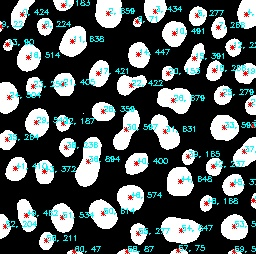
#> input picture output/cellct/cell_stats.jpg, 256 x 254 px; its folder holds only this picture in this run
$ python dip_hw2_region_analysis.py --image output/cellct/cell_stats.jpg
#> lines starting #> are read from the running program, lines starting #| are printed output that depends on the picture; after the words box and inside, x2 and y2 are one past the last pixel; in counts of white or black regions, pixels touching at a corner belong together
### region_analysis/binary_image.py
import numpy as np

threshold = 0


def avg(hist, split, first_section):
    if first_section:
        iterator_range = range(0, split)
    else:
        iterator_range = range(split, len(hist))

    s = 0
    length = 0
    for i in iterator_range:
        s += hist[i] * i
        length += hist[i]

    if length == 0:
        return 0

    return s / length


def weight(hist_split, sum_hist):
    return sum(hist_split) / sum_hist


class BinaryImage:

    def __init__(self):
        pass

    def compute_histogram(self, image):
        """Computes the histogram of the input image
        takes as input:
        image: a grey scale image
        returns a histogram as a list"""

        hist = [0] * 256

        for r in image:
            for c in r:
                hist[c] += 1

        return hist

    def find_otsu_threshold(self, hist):
        global threshold
        """analyses a histogram it to find the otsu's threshold assuming that the input hstogram is bimodal histogram
        takes as input
        hist: a bimodal histogram
        returns: an optimal threshold value (otsu's threshold)"""

        max_variance = 0
        num_pixels = sum(hist)

        for i in range(1, len(hist)):
            firstSplit = hist[:i]
            secondSplit = hist[i:]
            first_weight = weight(firstSplit, num_pixels)
            second_weight = weight(secondSplit, num_pixels)
            first_avg = avg(hist, i, True)
            second_avg = avg(hist, i, False)

            weight_mult = first_weight * second_weight

            curr_variance = weight_mult * pow(first_avg - second_avg, 2)
            if curr_variance > max_variance:
                max_variance = curr_variance
                threshold = i

        return threshold

    def binarize(self, image):
        """Comptues the binary image of the the input image based on histogram analysis and thresholding
        take as input
        image: a grey scale image
        returns: a binary image"""


        bin_img = image.copy()
        rows, cols = np.shape(bin_img)

        for r in range(rows):
            for c in range(cols):
                if bin_img[r][c] >= threshold:
                    bin_img[r][c] = 0
                else:
                    bin_img[r][c] = 255

        return bin_img

### region_analysis/cell_counting.py
import cv2
import numpy as np

dr = [-1, 0, 0, 1]
dc = [0, -1, 1, 0]
dirs = 4


def inRange(image, point):
    r, c = point
    rows, cols = np.shape(image)

    return 0 <= r < rows and 0 <= c < cols


def dfs(image, point, corners):
    if (not inRange(image, point)) or image[point] == 0:
        return 0

    image[point] = 0
    r, c = point
    counter = 1

    #left
    corners[0] = min(corners[0], c)
    #right
    corners[1] = max(corners[1], c)
    #bottom
    corners[2] = max(corners[2], r)
    #top is initial row by default

    for i in range(0, dirs):
        counter += dfs(image, (r + dr[i], c + dc[i]), corners)

    return counter


class CellCounting:
    def __init__(self):
        pass

    @staticmethod
    def blob_coloring(image):
        """Implement the blob coloring algorithm
        takes a input:
        image: binarc image
        return: a list/dict of regions"""
        image = image.copy()

        regions = dict()
        rows, cols = np.shape(image)

        for r in range(rows):
            for c in range(cols):
                if image[r, c] == 255:
                    corners = [c, c, r]
                    pixels = dfs(image, (r, c), corners)

                    if pixels < 15:
                        continue

                    vertical_center = int((corners[2] - r) / 2) + r
                    horizontal_center = int((corners[1] - corners[0]) / 2) + corners[0]

                    regions[vertical_center, horizontal_center] = pixels

        return regions

    # [45 lines left out: functions compute_statistics, mark_image_regions, not called in this run]

### dip_hw2_region_analysis.py
"""dip_hw1.py: Starter file to run howework 1"""
# Example Usage: ./dip_hw1_region_analysis -i imagename.jpg
import cv2
import sys

import matplotlib
import matplotlib.pyplot as plt

from argparse import ArgumentParser
from region_analysis import binary_image as bi
from region_analysis import cell_counting as cc
from compression import run_length_encoding as rle

matplotlib.use('Agg')

__author__ = "Pranav Mantini"
__email__ = "pmantini@uh.edu"
__version__ = "1.0.0"


def display_image(window_name, image):
    """A function to display image"""
    cv2.namedWindow(window_name)
    cv2.imshow(window_name, image)
    cv2.waitKey(0)


def main():
    """ The main funtion that parses input arguments, calls the approrpiate
     interpolation method and writes the output image"""

    parser = ArgumentParser()
    parser.add_argument("-i", "--image", dest="image",
                        help="specify the name of the image", metavar="IMAGE")
    args = parser.parse_args()

    if args.image is None:
        print("Please specify the name of image")
        print("use the -h option to see usage information")
        sys.exit(2)
    else:
        input_image = cv2.imread(args.image, 0)
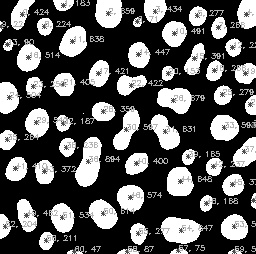
#> input_image: shape (254, 256); min 0, max 255, mean 86.8

    bin_img = bi.BinaryImage()
    hist = bin_img.compute_histogram(input_image)
#> after the loop in compute_histogram, `for r in image:`: hist = 256 values, max 31790 at index 0, min 0 at index 9, mean 254

    output_directory = 'output/cellct/'
    output_directory_compress = 'output/Compression/'

    plt.plot(hist)
    plt.savefig(output_directory + "hist.png")
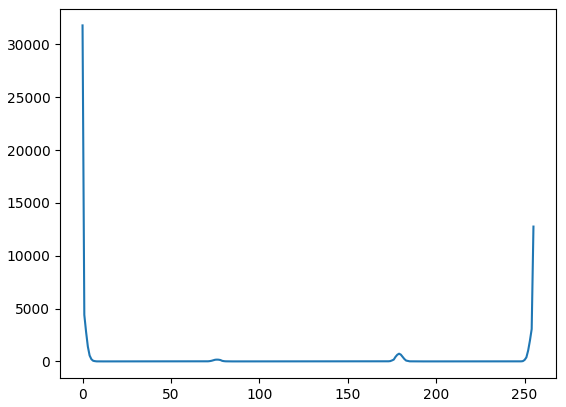
#> figure drawn by matplotlib, 1 panel; curve peaks at x = 0, y = 31790

    threshold = bin_img.find_otsu_threshold(hist)
#> in find_otsu_threshold, `num_pixels = sum(hist)`: num_pixels = 65024
#> the loop in find_otsu_threshold, `for i in range(1, len(hist)):` made 255 passes
#> (firstSplit, first_weight, second_weight, first_avg, second_avg, weight_mult, curr_variance, max_variance) on passes 1 to 6: ([31790], 0.489, 0.511, 0, 169.7, 0.25, 7199.3, 7199.3), ([31790, 4401], 0.557, 0.443, 0.122, 195.5, 0.247, 9420.5, 9420.5), ([31790, 4401, 2790], 0.599, 0.401, 0.256, 216.2, 0.24, 11198.9, 11198.9), ([31790, 4401, 2790, 1400], 0.621, 0.379, 0.351, 228.3, 0.235, 12233.2, 12233.2), ([31790, 4401, 2790, 1400, 558], 0.63, 0.37, 0.401, 233.5, 0.233, 12675, 12675), ([31790, 4401, 2790, 1400, 558, 208], 0.633, 0.367, 0.424, 235.5, 0.232, 12843.4, 12843.4)
#> (first_weight, second_weight, first_avg, second_avg, weight_mult, curr_variance) on passes 14 to 19: (0.634, 0.366, 0.437, 236.4, 0.232, 12913.9), (0.634, 0.366, 0.437, 236.4, 0.232, 12913.9), (0.634, 0.366, 0.437, 236.4, 0.232, 12913.9), (0.634, 0.366, 0.437, 236.4, 0.232, 12913.9), (0.634, 0.366, 0.437, 236.4, 0.232, 12913.9), (0.634, 0.366, 0.437, 236.4, 0.232, 12913.9)
    print("Optimal threshold: ", threshold)
#| Optimal threshold:  84

    binary_img = bin_img.binarize(input_image)
#> after the loop in binarize, `for r in range(rows):`:
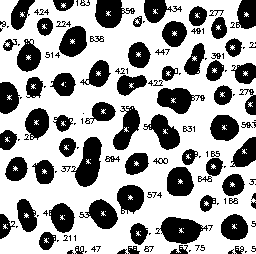
#> bin_img: shape (254, 256); 64.8% white; 148 black regions (69 under 20 px), largest, box (x1, y1, x2, y2) and area: (71, 137, 102, 187) 896, (155, 217, 208, 244) 866, (157, 88, 205, 114) 708
    output_image_name = output_directory + "binary_image" + ".jpg"
    cv2.imwrite(output_image_name, binary_img)

    cell_count_obj = cc.CellCounting()
    regions = cell_count_obj.blob_coloring(binary_img)
#> after the loop in blob_coloring, `for r in range(rows):`:
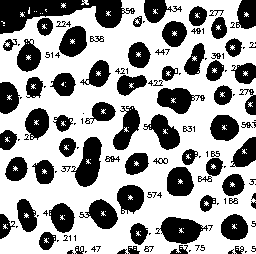
#> image: shape (254, 256); 63.2% white; 138 black regions (63 under 20 px), largest, box (x1, y1, x2, y2) and area: (0, 0, 135, 34) 2394, (71, 137, 102, 187) 896, (155, 217, 208, 244) 866
    stats = cell_count_obj.compute_statistics(regions)
    cell_stats_img = cell_count_obj.mark_image_regions(binary_img, stats)
    output_image_name = output_directory + "cell_stats" + ".jpg"
    cv2.imwrite(output_image_name, cell_stats_img)

    rle_obj = rle.Rle()
    rle_code = rle_obj.encode_image(binary_img)
    print("-------------- Runlength Code -------------------")
    print(rle_code)

    [height, width] = binary_img.shape
    decoded_image = rle_obj.decode_image(rle_code, height, width)
    output_image_name = output_directory_compress + "decoded_image" + ".jpg"
    cv2.imwrite(output_image_name, decoded_image)


if __name__ == "__main__":
#> (the run stopped early here; a loop or call above may not have finished)
